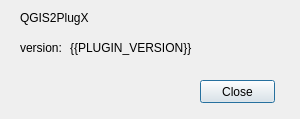
<?xml version="1.0" encoding="UTF-8"?>
<ui version="4.0">
 <class>About</class>
 <widget class="QDialog" name="About">
  <property name="geometry">
   <rect>
    <x>0</x>
    <y>0</y>
    <width>300</width>
    <height>119</height>
   </rect>
  </property>
  <property name="windowTitle">
   <string>Dialog</string>
  </property>
  <property name="locale">
   <locale language="Japanese" country="Japan"/>
  </property>
  <widget class="QLabel" name="plugin_name">
   <property name="geometry">
    <rect>
     <x>20</x>
     <y>10</y>
     <width>261</width>
     <height>16</height>
    </rect>
   </property>
   <property name="text">
    <string>QGIS2PlugX</string>
   </property>
  </widget>
  <widget class="QLabel" name="version_label">
   <property name="geometry">
    <rect>
     <x>20</x>
     <y>40</y>
     <width>50</width>
     <height>16</height>
    </rect>
   </property>
   <property name="text">
    <string>version: </string>
   </property>
  </widget>
  <widget class="QLabel" name="version_value">
   <property name="geometry">
    <rect>
     <x>70</x>
     <y>40</y>
     <width>231</width>
     <height>16</height>
    </rect>
   </property>
   <property name="text">
    <string>{{PLUGIN_VERSION}}</string>
   </property>
  </widget>
  <widget class="QPushButton" name="pushButton_close">
   <property name="geometry">
    <rect>
     <x>200</x>
     <y>80</y>
     <width>75</width>
     <height>23</height>
    </rect>
   </property>
   <property name="text">
    <string>Close</string>
   </property>
  </widget>
 </widget>
 <resources/>
 <connections/>
</ui>
